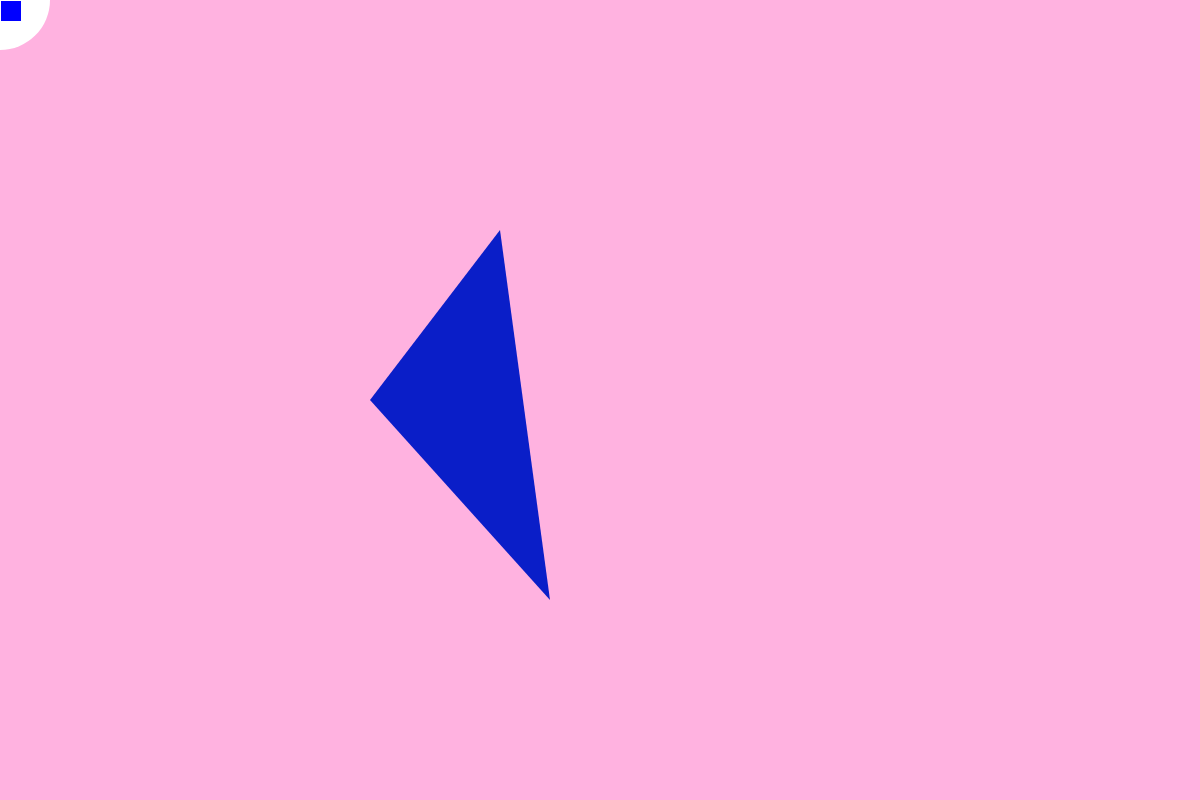
Frame 1 (no input)
Frame 60 (no input): identical to frame 1, image omitted
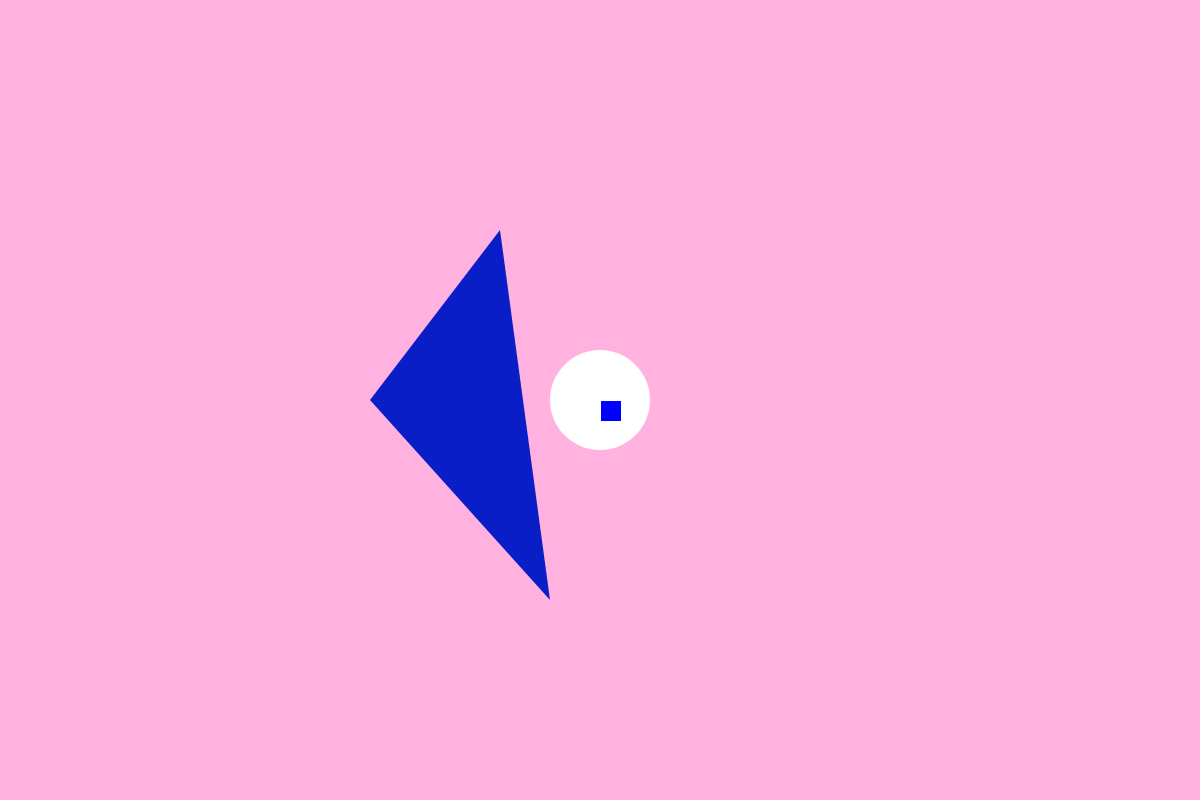
Frame 120 (the mouse pressed at the canvas centre since frame 60)

The p5.js sketch that drew these frames (run headless with seeded random() and noise() and a simulated clock; from frame 60 on, the mouse is pressed at the canvas centre):

// p5.js sketch
// ── sketch.js

// Setup code goes here
function setup() {
  createCanvas(1200, 800);
  textSize(40);
  textAlign(CENTER);
 }


// Draw code goes here
function draw() {
  // light pink bg
  background('#ffb2e0');
  myEye();
  myTriangle();

}

function myEye(){
	// shapes 1 & 2; circle and a square
  noStroke();	
  fill(255);
  ellipse (mouseX, mouseY, 100,100);
  fill('blue');
  rect (pmouseX+1, pmouseY+1, 20,20);

}

function myTriangle(){
	// shape 3 made color changing triangle
  if (mouseX > 600 && mouseY < 400){
  	fill(2,20,20);
  }
  else if (mouseX > 600 && mouseY > 400){
  	fill(40,250,20);
  }
  else if (mouseX < 600 && mouseY > 400){
  	fill(200,250,60);
  }
  else{
  	fill(10,30,200);
  }
  triangle(500, 230, 370, 400, 550, 600);



}
